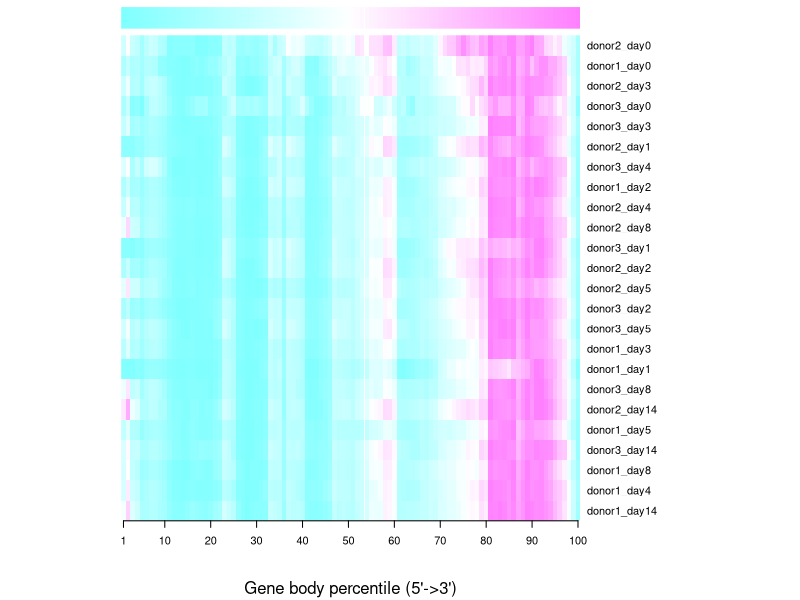
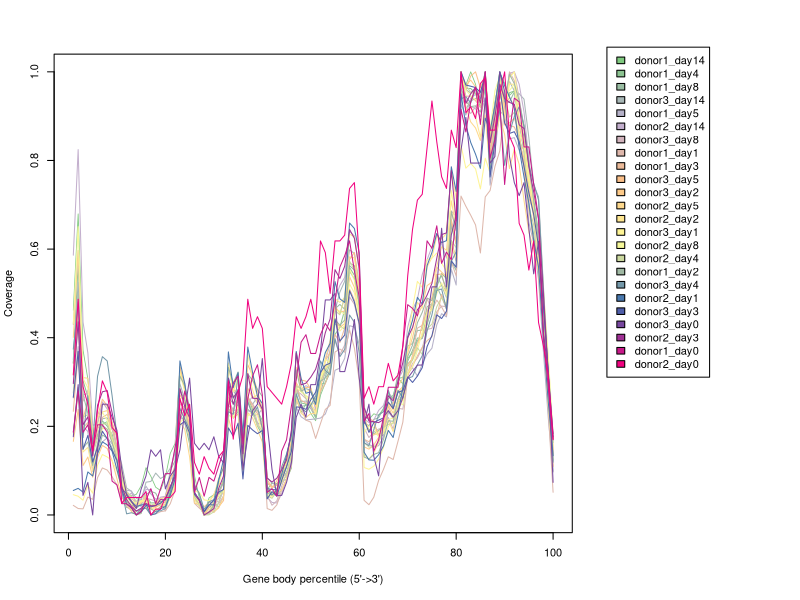

Here is the R script that generated these plots, in order:
donor1_day14 <- c(0.4620797498045348,0.6794370602032838,0.372556684910086,0.30688037529319784,0.18178264268960126,0.17591868647380765,0.20445660672400312,0.21071149335418296,0.16614542611415167,0.15089913995308835,0.08795934323690383,0.05003909304143862,0.04300234558248632,0.04652071931196247,0.0656763096168882,0.10672400312744332,0.08717748240813135,0.06254886630179828,0.055121188428459734,0.0856137607505864,0.13878029710711492,0.1614542611415168,0.3338545738858483,0.2842064112587959,0.227130570758405,0.08874120406567632,0.038702111024237686,0.0,0.03831118060985145,0.045738858483189995,0.045738858483189995,0.05707584050039093,0.2873338545738858,0.26465989053948397,0.245113369820172,0.11610633307271306,0.25879593432369036,0.23064894448788115,0.2361219702892885,0.21266614542611414,0.06293979671618452,0.04847537138389367,0.044175136825645035,0.056684910086004694,0.0797498045347928,0.1055512118842846,0.2623143080531665,0.23143080531665364,0.2501954652071931,0.2290852228303362,0.21266614542611414,0.2701329163408913,0.2978889757623143,0.33229085222830335,0.4311962470680219,0.42689601250977327,0.41985926505082094,0.5500390930414386,0.5328381548084441,0.47263487099296325,0.22243940578577012,0.21579358874120408,0.22830336200156373,0.22478498827208757,0.2400312744331509,0.27130570758405004,0.2623143080531665,0.3096168881939015,0.2955433932759969,0.35379202501954654,0.3655199374511337,0.3944487881157154,0.39913995308835026,0.4284597341673182,0.47068021892103207,0.5062548866301798,0.5199374511336982,0.5035183737294762,0.6188428459734168,0.5727130570758405,0.983580922595778,0.9702892885066459,1.0,0.9718530101641908,0.9210320562939797,0.9663799843627834,0.8623924941360438,0.9210320562939797,0.9972634870992964,0.9741985926505082,0.9468334636434714,0.9573885848318999,0.9253322908522283,0.8795934323690383,0.7869429241594996,0.7032838154808444,0.602814698983581,0.4800625488663018,0.30023455824863177,0.14112587959343237)
donor1_day4 <- c(0.342847198050818,0.5683954054994779,0.30281935259310827,0.2669683257918552,0.14653672119735467,0.18099547511312217,0.21232161503654717,0.20048729550991995,0.18203967977723634,0.13435433344935607,0.06752523494604942,0.02888966237382527,0.023668639053254437,0.014966933518969718,0.024016707274625827,0.04281239122868082,0.027149321266968326,0.027497389488339713,0.030630003480682212,0.027149321266968326,0.059519665854507485,0.08318830490776193,0.22763661677688826,0.20849286460146188,0.16011138183083884,0.044900800556909155,0.03202227636616777,0.0,0.017055342847198052,0.023320570831883047,0.04698920988513749,0.08179603202227637,0.24121127741037243,0.21893491124260356,0.23390184476157327,0.1333101287852419,0.26627218934911245,0.23807866341802994,0.20048729550991995,0.18099547511312217,0.05708318830490776,0.07205012182387747,0.07030978071702054,0.08318830490776193,0.12356421858684302,0.16289592760180996,0.29342151061608074,0.2526975287156283,0.25026105116602854,0.24643230073094327,0.22137138879220328,0.2948137835015663,0.29794639749390883,0.3216150365471632,0.4075878872258963,0.4229028889662374,0.4629307344239471,0.5583014270797076,0.5408980160111382,0.4775495997215454,0.20884093282283328,0.19352593108249216,0.18308388444135051,0.19039331709014967,0.2018795683954055,0.26209537069265576,0.2697528715628263,0.30838844413505045,0.3101287852419074,0.347372084928646,0.37138879220327187,0.39923424991298295,0.39923424991298295,0.4591019839888618,0.47406891750783153,0.514792899408284,0.5450748346675949,0.5332405151409676,0.6529759832927253,0.6115558649495301,1.0,0.9620605638705186,0.96240863209189,0.9509223807866342,0.9213365819700662,0.9878176122520014,0.8548555516881309,0.9317786286112077,0.9850330664810303,0.9262095370692656,0.9530107901148626,0.9564914723285765,0.8917507831534981,0.8538113470240167,0.7473024712843718,0.71179951270449,0.6376609815523843,0.4723285764009746,0.3042116254785938,0.16324399582318133)
donor1_day8 <- c(0.342180217503884,0.49948213360952876,0.2718798549974107,0.22928534438114967,0.1179440704298291,0.13930605903676851,0.18034697048161574,0.17361470740548937,0.1506991196271362,0.11897980321077162,0.05217503883997929,0.01696012428793371,0.014241325737959606,0.0,0.0033661315380631796,0.04596064215432418,0.053340238218539615,0.04919730709476955,0.02783531848783014,0.03702744691869498,0.09994821336095287,0.12247540134645261,0.2836613153806318,0.25737959606421545,0.22488348006214395,0.0700414293112377,0.04531330916623511,0.007120662868979803,0.02848265147591921,0.028612118073537026,0.017866390471258417,0.04246504401864319,0.2651475919212843,0.2515535991714138,0.25491973070947693,0.11664940445365096,0.2383480062143967,0.22941481097876748,0.20766442257897463,0.2040393578456758,0.05165717244950803,0.04570170895908855,0.05657690315898498,0.08182288969445883,0.09554634904194718,0.1337389953392025,0.2670895908855515,0.24482133609528742,0.24728120145002588,0.24029000517866392,0.21957534955981356,0.2767995857068876,0.312143966856551,0.34269808389435524,0.46517348524080787,0.4751424132573796,0.4640082858622475,0.5678404971517349,0.56279129984464,0.5113930605903677,0.20779388917659244,0.20157949249093735,0.2155618850336613,0.21944588296219575,0.24016053858104608,0.27602278612118075,0.2624287933713102,0.3192646297255308,0.32858622475401345,0.3810201967892284,0.38684619368203005,0.41610564474365613,0.4172708441222165,0.4698342827550492,0.4763076126359399,0.5151475919212843,0.4918436043500777,0.4655618850336613,0.5728896944588296,0.5517866390471259,0.9549456240290005,0.9163645779388918,0.934360435007768,0.9397980321077162,0.9456240290005179,1.0,0.8322112894873123,0.9066545831175556,0.9989642672190575,0.9272397721387882,0.9322889694458829,0.9545572242361471,0.8855515277058519,0.8190056965302952,0.7026152252718798,0.6321853961677887,0.5507509062661833,0.41973070947695496,0.2610046607975142,0.13788192646297256)
donor3_day14 <- c(0.35086277732128185,0.5250616269515201,0.2695152013147083,0.27608874281018897,0.1741988496302383,0.17748562037797863,0.21692686935086278,0.21939194741166804,0.19391947411668037,0.15283483976992604,0.114215283483977,0.06080525883319639,0.05341002465078061,0.03779786359901397,0.03204601479046836,0.07395234182415776,0.07559572719802794,0.09449465899753492,0.08216926869350863,0.08874281018898932,0.10517666392769104,0.14050944946589974,0.29580936729663104,0.26047658175842237,0.16680361544782252,0.036154478225143796,0.023007395234182416,0.0,0.007395234182415777,0.027115858668857847,0.05012325390304026,0.07395234182415776,0.30238290879211177,0.2810188989317995,0.2629416598192276,0.1199671322925226,0.2654067378800329,0.24979457682826622,0.26622843056696793,0.2325390304026294,0.08463434675431389,0.0714872637633525,0.06737880032867707,0.08627773212818406,0.09367296631059983,0.12243221035332785,0.2818405916187346,0.25554642563681185,0.257189811010682,0.24404272801972063,0.2341824157764996,0.29663105998356615,0.3196384552177486,0.3730484798685292,0.4617912900575185,0.5028759244042728,0.5275267050123253,0.5981922760887428,0.589975349219392,0.5209531635168447,0.2448644207066557,0.21281840591618734,0.20870994248151192,0.1791290057518488,0.1799506984387839,0.23171733771569433,0.22021364009860311,0.25554642563681185,0.27198027937551356,0.3410024650780608,0.35168447000821695,0.39276910435497125,0.3985209531635168,0.43303204601479045,0.46672144617912903,0.543138866064092,0.5176663927691043,0.4905505341002465,0.6614626129827444,0.6138044371405095,1.0,0.9597370583401807,0.952341824157765,0.9646672144617913,0.9301561216105176,0.9359079704190633,0.7880032867707477,0.8841413311421529,0.9441248972884141,0.9317995069843878,0.9786359901396877,0.9572719802793755,0.9506984387838948,0.9383730484798686,0.8512736236647493,0.7444535743631882,0.7181594083812654,0.5168447000821693,0.3163516844700082,0.09695973705834018)
donor1_day5 <- c(0.26402439024390245,0.3798780487804878,0.19908536585365855,0.18841463414634146,0.09847560975609757,0.14268292682926828,0.1649390243902439,0.17408536585365852,0.16067073170731708,0.13628048780487806,0.0871951219512195,0.05579268292682927,0.05396341463414634,0.02103658536585366,0.0375,0.0649390243902439,0.0475609756097561,0.03567073170731707,0.0375,0.0399390243902439,0.0798780487804878,0.08658536585365853,0.22408536585365854,0.2070121951219512,0.1795731707317073,0.027439024390243903,0.02225609756097561,0.0,0.002134146341463415,0.02804878048780488,0.03689024390243902,0.05457317073170732,0.2554878048780488,0.2375,0.2634146341463415,0.12042682926829268,0.23658536585365852,0.22926829268292684,0.22560975609756098,0.23932926829268292,0.07042682926829268,0.06524390243902439,0.05914634146341463,0.07713414634146341,0.0798780487804878,0.138109756097561,0.2426829268292683,0.22164634146341464,0.21432926829268292,0.21554878048780488,0.21676829268292683,0.21859756097560976,0.2277439024390244,0.25670731707317074,0.32652439024390245,0.33140243902439026,0.35335365853658535,0.4271341463414634,0.4240853658536585,0.38414634146341464,0.1704268292682927,0.15945121951219512,0.15335365853658536,0.15640243902439024,0.17560975609756097,0.236890243902439,0.21676829268292683,0.26158536585365855,0.2914634146341463,0.3222560975609756,0.3323170731707317,0.313109756097561,0.3402439024390244,0.36341463414634145,0.37621951219512195,0.4292682926829268,0.45426829268292684,0.44695121951219513,0.5545731707317073,0.5189024390243903,0.9265243902439024,0.9024390243902439,0.9405487804878049,0.949390243902439,0.9521341463414634,1.0,0.7442073170731708,0.8219512195121951,0.9115853658536586,0.9003048780487805,0.848780487804878,0.8515243902439025,0.823170731707317,0.7884146341463415,0.6603658536585366,0.613719512195122,0.5307926829268292,0.3692073170731707,0.2198170731707317,0.09939024390243903)
donor2_day14 <- c(0.5862335653518949,0.8244392884764115,0.4354215003866976,0.365815931941222,0.2026295436968291,0.20417633410672853,0.2552204176334107,0.23897911832946636,0.19296210363495747,0.17981438515081208,0.08778035576179427,0.04021655065738593,0.04988399071925754,0.029002320185614848,0.018561484918793503,0.057617942768754836,0.05723124516627997,0.02668213457076566,0.04021655065738593,0.04215003866976025,0.09280742459396751,0.14965197215777262,0.32327919566898683,0.29737045630317094,0.22583139984532097,0.05568445475638051,0.01894818252126837,0.0,0.019721577726218097,0.035189481825212685,0.02822892498066512,0.05568445475638051,0.3109048723897912,0.26643464810518175,0.262954369682908,0.09087393658159319,0.2536736272235112,0.2672080433101315,0.2525135344160866,0.23820572312451663,0.03982985305491106,0.02822892498066512,0.027068832173240527,0.04795050270688322,0.08236658932714618,0.12026295436968291,0.27842227378190254,0.2819025522041763,0.2919566898685228,0.285769528228925,0.23665893271461716,0.3139984532095901,0.34880123743232794,0.38592420726991494,0.4868522815158546,0.5181747873163186,0.5359628770301624,0.6395978344934261,0.6295436968290796,0.5494972931167826,0.21732405259087392,0.20843000773395204,0.21423047177107502,0.23588553750966745,0.2470997679814385,0.2819025522041763,0.24903325599381285,0.30549110595514306,0.32559938128383603,0.4238205723124517,0.46403712296983757,0.48646558391337974,0.5425367362722351,0.5757927300850735,0.6051817478731631,0.6345707656612529,0.611368909512761,0.5796597061098221,0.6860015467904099,0.6736272235112142,0.9969064191802011,0.9381283836040216,0.9218870843000774,0.9168600154679041,0.8982985305491106,0.9439288476411446,0.8306264501160093,0.925754060324826,0.9934261407579273,0.9118329466357309,0.9969064191802011,1.0,0.9721577726218097,0.9091260634184068,0.8012374323279196,0.6995359628770301,0.6268368136117556,0.4361948955916473,0.2594740912606342,0.10982211910286156)
donor3_day8 <- c(0.4299363057324841,0.5971337579617835,0.2567675159235669,0.2818471337579618,0.14848726114649682,0.2089968152866242,0.25039808917197454,0.24721337579617833,0.20780254777070065,0.15565286624203822,0.07643312101910828,0.03861464968152866,0.02945859872611465,0.016321656050955414,0.027070063694267517,0.037420382165605094,0.03503184713375796,0.03105095541401274,0.02587579617834395,0.009156050955414012,0.046576433121019105,0.07842356687898089,0.25796178343949044,0.23487261146496816,0.1942675159235669,0.04777070063694268,0.03622611464968153,0.0,0.0035828025477707007,0.018710191082802547,0.025477707006369428,0.04259554140127388,0.24761146496815287,0.2340764331210191,0.2392515923566879,0.09832802547770701,0.2587579617834395,0.25119426751592355,0.2070063694267516,0.18789808917197454,0.04339171974522293,0.021894904458598725,0.03184713375796178,0.06488853503184713,0.09474522292993631,0.11226114649681529,0.2802547770700637,0.2726910828025478,0.2623407643312102,0.24203821656050956,0.2269108280254777,0.2906050955414013,0.32802547770700635,0.34673566878980894,0.39331210191082805,0.36186305732484075,0.383359872611465,0.49203821656050956,0.4753184713375796,0.42953821656050956,0.1962579617834395,0.1747611464968153,0.18710191082802546,0.19386942675159236,0.1962579617834395,0.22014331210191082,0.19347133757961785,0.24084394904458598,0.23885350318471338,0.3144904458598726,0.34195859872611467,0.35429936305732485,0.3765923566878981,0.41878980891719747,0.4211783439490446,0.4585987261146497,0.4713375796178344,0.47014331210191085,0.6102707006369427,0.5744426751592356,0.9609872611464968,0.9167993630573248,0.9060509554140127,0.9211783439490446,0.9390923566878981,0.9872611464968153,0.8081210191082803,0.9072452229299363,0.9876592356687898,0.9203821656050956,0.990843949044586,1.0,0.9402866242038217,0.8710191082802548,0.7563694267515924,0.6851114649681529,0.5963375796178344,0.44546178343949044,0.3109076433121019,0.14251592356687898)
donor1_day1 <- c(0.021598569266749208,0.014513688265235934,0.013757050488375293,0.04037694318338148,0.035218049250240746,0.08419314898885678,0.10613564451781538,0.10125189159444214,0.08632549181455496,0.06795982941257395,0.03129728986105379,0.01946622644105104,0.010730499380932727,0.008323015545467051,0.013206768468840282,0.018159306644655385,0.0,0.0023386985830237995,0.007428807263722658,0.009286009079653322,0.02524418764616866,0.055922410235245565,0.2509286009079653,0.24219287384784702,0.19204842481771908,0.026275966432796807,0.015476681799422205,0.006121887467327005,0.004058329894070711,0.011555922410235245,0.046705186408034116,0.07483835465676159,0.2626908790755262,0.23194387123400742,0.26736827624157383,0.11239510249002614,0.26351630210482874,0.24975925161645343,0.2346264960792406,0.20559911954876875,0.014444903012794058,0.010386573118723345,0.02276791855826111,0.05619755124501307,0.08020360434722795,0.10854312835328106,0.25877011968633923,0.24061081304168386,0.21399092034667766,0.20945109368551382,0.1727197688815518,0.20621818682074564,0.2381345439537763,0.24735176778098775,0.3676571743018297,0.3744669142935755,0.3672444627871784,0.4174576970697482,0.37653047186683175,0.3041683862979777,0.0330169211721007,0.02311184482047049,0.03996423166873023,0.07793369101664603,0.1028339524006053,0.13131104691154216,0.12512037419177327,0.16639152565689916,0.20958866419039757,0.3149676709313523,0.3611225753198514,0.42165359746870273,0.42763791443114596,0.48816893657999727,0.46209932590452607,0.4848672444627872,0.4692529921584812,0.44958040996010457,0.5715366625395515,0.5392763791443115,0.7196313110469116,0.6967258219837666,0.676502957765855,0.6544228917320126,0.5912092447379282,0.7178428944834228,0.732219012243775,0.786215435410648,0.8216398404182144,0.9160819920209107,1.0,0.9800522767918558,0.8790755262071812,0.8405557848397304,0.7866969321777411,0.6817306369514377,0.5727060118310634,0.4208281744394002,0.23558948961342688,0.051176227816756084)
donor1_day3 <- c(0.2339168951697954,0.36532377135625393,0.19616114743724952,0.20860577937144062,0.13288335794136258,0.1925754060324826,0.22020670744568657,0.22695633832524784,0.19848133305209872,0.1487028053153343,0.07930816283484497,0.04745834212191521,0.038599451592491035,0.02383463404345075,0.027842227378190254,0.039021303522463614,0.02109259649862898,0.018350558953807213,0.02235815228854672,0.02299093018350559,0.04408352668213457,0.060957603881037756,0.24172115587428813,0.21451170639105674,0.17696688462349716,0.04429445264712086,0.03585741404766927,0.0,0.02109259649862898,0.026154819658299938,0.04429445264712086,0.05357519510651761,0.26450116009280744,0.21851929972579626,0.2280109681501793,0.11157983547774732,0.2678759755325881,0.24340856359417845,0.22843282008015187,0.19489559164733178,0.06053575195106518,0.0476692680869015,0.05294241721155874,0.07930816283484497,0.10841594600295297,0.1512339168951698,0.29318709133094284,0.2590170850031639,0.25226745412360263,0.2505800464037123,0.2339168951697954,0.279476903606834,0.2961400548407509,0.329677283273571,0.4075089643535119,0.3889474794347184,0.42206285593756593,0.50938620544189,0.48491879350348027,0.4290234127821135,0.17106095760388104,0.16515503058426492,0.18266188567812697,0.18245095971314068,0.1862476270828939,0.24615060113900022,0.21704281797089223,0.2501581944737397,0.2678759755325881,0.3159670955494621,0.33516135836321453,0.35899599240666524,0.37840118118540395,0.3931659987344442,0.40223581522885465,0.44568656401603035,0.49778527736764394,0.46488082682978277,0.6182240033748154,0.578569921957393,1.0,0.9449483231385783,0.9453701750685509,0.9348238768192364,0.9194262813752373,0.9698375870069605,0.7894958869436828,0.8698586796034592,0.9523307319130985,0.8995992406665261,0.8793503480278422,0.875553680658089,0.850031638894748,0.7954018139632989,0.7144062434085636,0.6850875342754693,0.6085214089854462,0.4562328622653449,0.3220839485340645,0.17317021725374393)
donor3_day5 <- c(0.3170324427480916,0.4568225190839695,0.2163645038167939,0.25787213740458015,0.1610209923664122,0.22232824427480916,0.2612118320610687,0.24594465648854963,0.2096851145038168,0.17342557251908397,0.09899809160305344,0.051288167938931296,0.032919847328244274,0.0,0.005486641221374045,0.033635496183206104,0.01407442748091603,0.016698473282442748,0.025763358778625955,0.021708015267175574,0.08015267175572519,0.11187977099236641,0.33468511450381677,0.2814885496183206,0.18773854961832062,0.04126908396946565,0.025047709923664122,0.0,0.019083969465648856,0.005486641221374045,0.018368320610687022,0.03244274809160305,0.33587786259541985,0.28315839694656486,0.27552480916030536,0.1447996183206107,0.3389790076335878,0.3151240458015267,0.28125,0.2361641221374046,0.07919847328244274,0.06321564885496184,0.06679389312977099,0.0961354961832061,0.11951335877862596,0.16555343511450382,0.36688931297709926,0.30462786259541985,0.30200381679389315,0.28411259541984735,0.24427480916030533,0.28435114503816794,0.34804389312977096,0.36712786259541985,0.46541030534351147,0.45873091603053434,0.4599236641221374,0.576574427480916,0.5923187022900763,0.5102576335877863,0.23043893129770993,0.21946564885496184,0.21063931297709923,0.17724236641221375,0.20109732824427481,0.25405534351145037,0.23759541984732824,0.2791030534351145,0.28912213740458015,0.3389790076335878,0.3530534351145038,0.38311068702290074,0.42986641221374045,0.4580152671755725,0.491412213740458,0.5424618320610687,0.5438931297709924,0.5002385496183206,0.6672232824427481,0.6123568702290076,0.9842557251908397,0.9606393129770993,0.9904580152671756,1.0,0.9637404580152672,0.9945133587786259,0.8148854961832062,0.8945610687022901,0.9895038167938931,0.8802480916030534,0.884780534351145,0.8952767175572519,0.8640267175572519,0.7829198473282443,0.6898854961832062,0.6161736641221374,0.5472328244274809,0.40911259541984735,0.2645515267175573,0.10949427480916031)
donor3_day2 <- c(0.16607225926500233,0.2380213986664599,0.11149015351217242,0.13071794076601023,0.08512947743836254,0.13040781516514188,0.15692355403938596,0.14994572801984804,0.12280973794386726,0.08171809582881066,0.03985113971158319,0.024499922468599784,0.007908202822142968,0.0,0.009303768026050551,0.016591719646456816,0.016436656846022638,0.024810048069468134,0.03674988370289967,0.03985113971158319,0.07846177701969298,0.10187625988525353,0.27104977515893935,0.2518219879051016,0.20049620096138937,0.04744921693285781,0.029306869282059233,0.018607536052101102,0.028376492479454177,0.04667390293068693,0.07055357419755001,0.07179407660102341,0.2919832532175531,0.2668630795472166,0.2778725383780431,0.12218948674213057,0.2857807412001861,0.2643820747402698,0.2708947123585052,0.23662583346255234,0.07458520700883858,0.06000930376802605,0.07722127461621957,0.10110094588308265,0.13164831756861528,0.146379283609862,0.2986509536362227,0.27833772677934565,0.28779655760583034,0.28717630640409364,0.24546441308730035,0.2966351372305784,0.3304388277252287,0.34516979376647544,0.44270429523957205,0.42378663358660257,0.43169483640874556,0.5376027291052876,0.5137230578384245,0.4499922468599783,0.15382229803070244,0.14855016281594047,0.157853930841991,0.1752209644906187,0.20297720576833617,0.24810048069468135,0.25166692510466737,0.29120793921538224,0.3082648472631416,0.3651728950224841,0.40037215072104204,0.44968212125910995,0.4723212901224996,0.5175996278492789,0.5253527678709877,0.5591564583656381,0.5479919367343774,0.5369824779035509,0.6853775779190572,0.6425802449992247,0.988525352767871,0.9694526283144673,0.9813924639478989,0.9661963095053496,0.926810358195069,0.9793766475422546,0.8592029772057683,0.924174290587688,1.0,0.9243293533881222,0.9416963870367498,0.9230888509846488,0.8376492479454178,0.8057063110559777,0.7367033648627694,0.6700263606760738,0.6055202356954567,0.46642890370600093,0.31338191967746937,0.14792991161420374)
donor2_day5 <- c(0.4005891016200295,0.5964653902798233,0.31001472754050075,0.3085419734904271,0.18114874815905743,0.22017673048600883,0.23232695139911635,0.23564064801178203,0.16863033873343153,0.12334315169366716,0.0821060382916053,0.03755522827687776,0.030927835051546393,0.021723122238586155,0.027982326951399118,0.04344624447717231,0.02025036818851252,0.023932253313696614,0.03718703976435935,0.02614138438880707,0.04197349042709867,0.07179675994108983,0.20986745213549338,0.19293078055964655,0.13070692194403535,0.02687776141384389,0.023564064801178203,0.0,0.013254786450662739,0.007731958762886598,0.015463917525773196,0.042341678939617086,0.21796759941089838,0.18225331369661266,0.19882179675994108,0.1012518409425626,0.23048600883652431,0.2187039764359352,0.19256259204712814,0.16494845360824742,0.04013254786450663,0.04491899852724595,0.048600883652430045,0.05706921944035346,0.08100147275405008,0.13733431516936673,0.2650957290132548,0.22974963181148747,0.22017673048600883,0.22864506627393225,0.22901325478645065,0.28902798232695137,0.35235640648011785,0.3939617083946981,0.4723858615611193,0.4543446244477172,0.4896907216494845,0.5824742268041238,0.5798969072164949,0.5003681885125184,0.22459499263622976,0.18924889543446244,0.18041237113402062,0.1877761413843888,0.19918998527245949,0.24889543446244478,0.22974963181148747,0.25810014727540503,0.25736377025036816,0.31443298969072164,0.35751104565537556,0.3858615611192931,0.40463917525773196,0.43888070692194403,0.4723858615611193,0.561119293078056,0.605301914580265,0.5972017673048601,0.7087628865979382,0.6494845360824743,1.0,0.9204712812960235,0.8869661266568483,0.8733431516936672,0.8449926362297496,0.9024300441826215,0.7750368188512519,0.8457290132547864,0.8987481590574374,0.8582474226804123,0.7816642120765832,0.8258468335787923,0.7912371134020618,0.7098674521354934,0.6380706921944035,0.6005154639175257,0.5504418262150221,0.4112665684830633,0.27356406480117823,0.13512518409425625)
donor2_day2 <- c(0.18183665176757416,0.2783421373425437,0.142015440877692,0.152377082486794,0.09914668833807395,0.1531897602600569,0.1956521739130435,0.1942299878098334,0.1678179601787891,0.1468915075172694,0.076188541243397,0.035757822023567656,0.01259650548557497,0.019301097114993906,0.028850060950832996,0.033319788703778955,0.013612352702153597,0.019707436001625354,0.02783421373425437,0.01950426655830963,0.04388459975619667,0.08939455505891913,0.3240552620885819,0.2891101178382771,0.2133279154815116,0.034945144250304754,0.020520113774888257,0.0,0.0058919138561560344,0.03027224705404307,0.0682649329540837,0.11113368549370174,0.3429500203169443,0.2809833401056481,0.30190979276716784,0.16416091019910606,0.3203982121088988,0.28240552620885817,0.25050792360828933,0.2352702153596099,0.051198699715562776,0.047338480292563996,0.05810646078829744,0.09000406338886631,0.12068264932954084,0.17147501015847216,0.3329947175944738,0.2905323039414872,0.27813896789922793,0.2828118650954896,0.2494920763917107,0.31409995936611135,0.33502641202763106,0.3466070702966274,0.48740349451442505,0.47988622511174317,0.4904510361641609,0.6336854937017472,0.6275904104022755,0.5544494108086144,0.13592035757822024,0.12535554652580252,0.1395774075579033,0.16395774075579034,0.19077610727346608,0.21251523770824868,0.18813490451036163,0.23080048760666397,0.26757415684681024,0.36733035351483134,0.4189353921170256,0.47988622511174317,0.46647704185290534,0.5595286468915075,0.580658268996343,0.6288094270621698,0.6225111743193824,0.6355140186915887,0.7765136123527021,0.7133279154815115,1.0,0.9329540837058107,0.9217797643234458,0.8973994311255588,0.8527021535960991,0.9292970337261276,0.8370581064607883,0.9128403088175538,0.9833401056481105,0.9045103616416091,0.9723689557090613,0.9717594473791141,0.8969930922389273,0.8262901259650548,0.752945956928078,0.681227143437627,0.6052417716375457,0.43600162535554654,0.2887037789516457,0.15583096302316132)
donor3_day1 <- c(0.04572738186183564,0.04223507584852123,0.03317690712648696,0.06679035250463822,0.04911055331223398,0.11229946524064172,0.1364182036450944,0.13085234093637454,0.12266724871766889,0.0989850485648805,0.059150933100512934,0.041907672159773,0.030666812179417222,0.027174506166102806,0.031212484993997598,0.027720178980683182,0.0,0.011568263669104005,0.01680672268907563,0.017461530066572084,0.03808796245771036,0.06526246862381316,0.3187820582778566,0.27862053912474083,0.21062970642802575,0.054676416020953834,0.05129324457055549,0.03394084906689949,0.03230383062315836,0.04343555604059806,0.08272399869038524,0.11295427261813816,0.33995416348357527,0.2769835206809997,0.313543599257885,0.17101386008949035,0.36189021062970644,0.3053585070391793,0.26716141001855287,0.24020517297828223,0.050747571755975114,0.03972498090145149,0.055658627087198514,0.08654370839244789,0.10869802466441122,0.13969224053257667,0.3289315726290516,0.2782931354359926,0.2683618902106297,0.25395612790570776,0.22809123649459784,0.29630033831714503,0.3507584852122667,0.3423551238677289,0.4427589217505184,0.41492960820691915,0.4276983520681,0.554949252428244,0.5293026301429663,0.45367237804212596,0.10706100622067008,0.10313216195569137,0.1101167739823202,0.125723016479319,0.15169704245334498,0.20004365382516642,0.21030230273927752,0.25657535741569354,0.2930263014296628,0.3935392338753683,0.46687766015497106,0.5271199388846448,0.5138055222088835,0.5760122230710466,0.579395394521445,0.5911819273163811,0.5681545345410892,0.5510204081632653,0.7319655134781186,0.6628833351522427,0.8342245989304813,0.7826039506711776,0.793408272399869,0.7810760667903525,0.7358943577430972,0.8051948051948052,0.7719087635054022,0.8565971843282768,0.9340827239986904,0.8875914001964422,0.9866855833242388,1.0,0.9201134999454327,0.8680563134344647,0.7637236712866965,0.6963876459674779,0.5688093419185856,0.42115027829313545,0.2475171886936593,0.12561388191640294)
donor2_day8 <- c(0.4321480406386067,0.6505805515239478,0.30805515239477504,0.28737300435413643,0.15275761973875182,0.19847605224963716,0.23149492017416545,0.21335268505079827,0.1748911465892598,0.13896952104499274,0.08236574746008708,0.045718432510885344,0.02358490566037736,0.027576197387518143,0.03265602322206096,0.03374455732946299,0.012336719883889695,0.013788098693759071,0.016690856313497822,0.017779390420899856,0.04100145137880987,0.0634978229317852,0.2086357039187228,0.21915820029027577,0.18142235123367198,0.038824383164005806,0.028664731494920173,0.0,0.006168359941944848,0.020319303338171262,0.04426705370101597,0.05224963715529753,0.22496371552975328,0.2202467343976778,0.24455732946298983,0.10014513788098693,0.22351233671988388,0.23367198838896952,0.22423802612481858,0.18214804063860668,0.04281567489114659,0.04644412191582003,0.059869375907111756,0.07220609579100146,0.10885341074020319,0.13751814223512338,0.28773584905660377,0.2779390420899855,0.26959361393323655,0.26197387518142234,0.2576197387518142,0.3153120464441219,0.32474600870827286,0.35522496371552975,0.46226415094339623,0.45972423802612483,0.4528301886792453,0.521044992743106,0.5010885341074021,0.4462989840348331,0.18613933236574745,0.20065312046444123,0.19738751814223512,0.17597968069666184,0.18396226415094338,0.21516690856313497,0.2187953555878084,0.25362844702467346,0.24854862119013063,0.3211175616835994,0.33490566037735847,0.37155297532656023,0.4132801161103048,0.45718432510885343,0.46262699564586357,0.49963715529753266,0.5239477503628447,0.4941944847605225,0.6077648766328012,0.5805515239477503,0.989477503628447,0.9589985486211902,0.9462989840348331,0.9375907111756169,0.933599419448476,1.0,0.8690130624092888,0.9571843251088534,0.9905660377358491,0.9444847605224964,0.9579100145137881,0.9716981132075472,0.8621190130624092,0.8388969521044993,0.7525399129172714,0.7158925979680697,0.6767053701015965,0.5087082728592163,0.3599419448476052,0.18105950653120464)
donor2_day4 <- c(0.27565502183406115,0.4383187772925764,0.22161572052401746,0.22570960698689957,0.13646288209606988,0.17248908296943233,0.20496724890829696,0.2060589519650655,0.17521834061135372,0.1476528384279476,0.08296943231441048,0.05322052401746725,0.0412117903930131,0.03084061135371179,0.039847161572052404,0.043668122270742356,0.021834061135371178,0.026473799126637554,0.024017467248908297,0.02920305676855895,0.04967248908296943,0.0728711790393013,0.23062227074235808,0.2328056768558952,0.1806768558951965,0.04066593886462882,0.023198689956331876,0.0,0.0002729257641921397,0.007096069868995633,0.028657205240174673,0.060316593886462884,0.2368995633187773,0.2278930131004367,0.23771834061135372,0.11244541484716157,0.25736899563318777,0.2300764192139738,0.20114628820960698,0.19104803493449782,0.0425764192139738,0.03766375545851528,0.05294759825327511,0.0728711790393013,0.0892467248908297,0.13509825327510916,0.2906659388646288,0.2862991266375546,0.26282751091703055,0.2486353711790393,0.25382096069869,0.3010371179039301,0.326146288209607,0.34088427947598254,0.46097161572052403,0.45169213973799127,0.49399563318777295,0.5728711790393013,0.5534934497816594,0.4759825327510917,0.1634825327510917,0.15311135371179038,0.1539301310043668,0.1634825327510917,0.19787117903930132,0.20442139737991266,0.2060589519650655,0.2423580786026201,0.2726528384279476,0.33487991266375544,0.3490720524017467,0.3771834061135371,0.3624454148471616,0.4203056768558952,0.4306768558951965,0.4702510917030568,0.49072052401746724,0.4751637554585153,0.6192685589519651,0.6031659388646288,1.0,0.9707969432314411,0.9533296943231441,0.9506004366812227,0.9271288209606987,0.9969978165938864,0.7827510917030568,0.8665393013100436,0.972707423580786,0.94514192139738,0.8979257641921398,0.9085698689956332,0.8452510917030568,0.8209606986899564,0.6940502183406113,0.6547489082969432,0.5556768558951966,0.4093886462882096,0.2685589519650655,0.17494541484716158)
donor1_day2 <- c(0.18751722237531002,0.287544778175806,0.15045467070818408,0.1649214659685864,0.11160099200881786,0.16133921190410583,0.2019840176357123,0.19330394047947091,0.16395701295122622,0.12386332322953982,0.06379167814825021,0.030449159548084873,0.016257922292642602,0.008266740148801324,0.011711215210801873,0.026591347478644254,0.013915679250482227,0.0071645081289611464,0.01901350234224304,0.019426839349683107,0.05387158996968862,0.08611187655001377,0.3135850096445302,0.2914025902452466,0.24083769633507854,0.050151556902728024,0.032240286580325156,0.0,0.005924497106640948,0.021769082391843483,0.05400936897216864,0.07343620832185176,0.3327362909892532,0.2974648663543676,0.32267842380821166,0.13281895839074126,0.3178561587214109,0.3036649214659686,0.2835491871038854,0.26729126481124277,0.049049324882887844,0.04505373381096721,0.05552493799944888,0.08845411959217415,0.10856985395425738,0.1555524937999449,0.3275006888950124,0.2794158170294847,0.2850647561311656,0.281206944061725,0.25957564067236155,0.3017360154312483,0.3095894185726095,0.32322953981813174,0.4404794709286305,0.4286304767153486,0.4397905759162304,0.56268944612841,0.5524937999448885,0.47285753651143564,0.13075227335354092,0.12606778726922016,0.13653899145770185,0.14053458252962248,0.17029484706530726,0.212593000826674,0.21135298980435382,0.2610912096996418,0.2831358500964453,0.35767429043813725,0.38343896390190135,0.4337282998071094,0.45715073022871316,0.4895287958115183,0.48360429870487737,0.524937999448884,0.5395425737117663,0.5100578671810416,0.6851749793331496,0.6417745935519427,0.9636263433452742,0.9329016257922292,0.9216037475888674,0.9232570956186277,0.9090658583631854,0.9615596583080739,0.8416919261504546,0.9137503444475062,1.0,0.9324882887847892,0.9947643979057592,0.9732708735188758,0.9346927528244695,0.8775144667952604,0.799944888399008,0.7077707357398733,0.6162854780931386,0.4601818682832736,0.29470928630476717,0.12317442821713971)
donor3_day4 <- c(0.3741447605329492,0.4800144040331293,0.17428880086424198,0.268995318689233,0.1598847677349658,0.3129276197335254,0.3572200216060497,0.34749729924378825,0.2693554195174649,0.17969031328772056,0.05401512423478574,0.0025207057976233344,0.005041411595246669,0.0014404033129276198,0.013683831472812387,0.015124234785740008,0.0,0.008282319049333813,0.009362621534029529,0.014764133957508103,0.04933381346777098,0.11163125675189053,0.2398271516024487,0.21606049693914295,0.19301404393230104,0.0662585523946705,0.04861361181130717,0.012603528988116673,0.029528267915016206,0.03456967951026287,0.08102268635217862,0.10694994598487577,0.2329852358660425,0.22722362261433202,0.3136478213899892,0.16564638098667628,0.2553114872164206,0.22506301764494058,0.24414836154123154,0.19553474972992438,0.0583363341735686,0.045012603528988115,0.05545552754771336,0.10875045012603529,0.1375585163845877,0.17788980914656105,0.27331652862801586,0.2416276557436082,0.2326251350378106,0.24774936982355059,0.2682751170327692,0.34749729924378825,0.3262513503781059,0.3161685271876125,0.39791141519625495,0.3572200216060497,0.3737846597047173,0.45120633777457686,0.43464169967590927,0.3647821389989197,0.16312567518905294,0.15628375945264675,0.19265394310406914,0.22578321930140438,0.2329852358660425,0.28087864602088586,0.2401872524306806,0.28123874684911776,0.2635938062657544,0.3086064097947425,0.3122074180770616,0.33885487936622255,0.3593806265754411,0.4151962549513864,0.45156643860280876,0.5066618653222903,0.5099027727763774,0.46416996759092544,0.572200216060497,0.5941663665826431,0.939142960028808,0.9438242707958229,0.9297803384947786,0.9629096146921138,0.9387828592005761,1.0,0.7742167806985956,0.85631976953547,0.9175369103348938,0.7889809146561038,0.8620813827871804,0.8991717680950666,0.9211379186172128,0.8764854159164566,0.7889809146561038,0.7486496218941303,0.7104789341015484,0.5084623694634498,0.3186892329852359,0.11919337414476053)
donor2_day1 <- c(0.05522990751595675,0.060049498502019016,0.05158264947245018,0.09704311580044288,0.08792497069167643,0.13833528722157093,0.16503842646867267,0.15800442881333854,0.14393643350267032,0.10251400286570275,0.05926794320698189,0.047544613781425035,0.03126221180148495,0.019017845512570013,0.022404585124397552,0.02422821414615084,0.0,0.0028657027484694543,0.013937736094828708,0.01875732708089097,0.043767096522078934,0.0814120098997004,0.3476618470756806,0.2959489383873909,0.2196170379054318,0.04611176240719031,0.03321610003907777,0.007294516087013156,0.023186140419434675,0.022534844340237073,0.07750423342451479,0.1255698840692979,0.36798228474664585,0.28748208935782205,0.3210889670444184,0.17949719942685946,0.37892405887716557,0.3206981893968998,0.26781294776605447,0.2515305457861144,0.059398202422821414,0.05757457340106813,0.05653249967435196,0.09157222873518302,0.13429725153054578,0.1841865311970822,0.3688940992575225,0.3083235638921454,0.27471668620554907,0.27784290738569756,0.24957665754852157,0.3238244105770483,0.3665494333724111,0.3873909079067344,0.526638009639182,0.4876905041031653,0.47961443272111504,0.6588511137162955,0.6464764882115409,0.5916373583431028,0.14172202683339846,0.1242672919109027,0.12348573661586557,0.13599062133645956,0.15565976292822717,0.19082975120489776,0.1748078676566367,0.2258694802657288,0.28748208935782205,0.4025009769441188,0.4396248534583822,0.49107724371499284,0.47583691546176893,0.5628500716425687,0.5922886544223004,0.6352741956493422,0.6145629803308584,0.6189917936694022,0.7857235899439885,0.7299726455646737,0.9501107203334636,0.8789891884850853,0.8406929790282662,0.814120098997004,0.7822065911163215,0.8955321088967044,0.8668750814120099,0.9239286179497199,1.0,0.9687377881985151,0.9434675003256481,0.9174156571577439,0.8271460205809561,0.7626677087403934,0.703269506317572,0.6191220528852416,0.5594633320307412,0.39924449654813077,0.25569884069297905,0.1336459554513482)
donor3_day3 <- c(0.26574202496532595,0.36893203883495146,0.1478502080443828,0.1794729542302358,0.11955617198335645,0.15284327323162275,0.18890429958391122,0.17198335644937587,0.14590846047156728,0.12343966712898752,0.056865464632454926,0.024410540915395285,0.01581137309292649,0.0,0.00665742024965326,0.02163661581137309,0.018307905686546465,0.02163661581137309,0.02662968099861304,0.03744798890429958,0.060471567267683775,0.09292649098474341,0.20360610263522885,0.21081830790568654,0.18474341192787794,0.050208044382801666,0.03467406380027739,0.007766990291262136,0.02246879334257975,0.03300970873786408,0.05159500693481276,0.05742024965325936,0.19639389736477114,0.17780859916782246,0.2072122052704577,0.08127600554785021,0.20221914008321776,0.1916782246879334,0.18335644937586684,0.19056865464632455,0.03633841886269071,0.052704576976421634,0.04244105409153953,0.07794729542302357,0.10901525658807212,0.1434119278779473,0.24382801664355064,0.24271844660194175,0.23828016643550623,0.2599167822468793,0.2771151178918169,0.32149791955617196,0.3378640776699029,0.34257975034674065,0.44244105409153955,0.39223300970873787,0.4061026352288488,0.5059639389736477,0.48044382801664354,0.43134535367545074,0.21553398058252426,0.18640776699029127,0.20832177531206658,0.21414701803051317,0.2188626907073509,0.2546463245492372,0.24022191400832177,0.2771151178918169,0.2804438280166435,0.3115117891816921,0.29902912621359223,0.31345353675450766,0.3323162274618585,0.3800277392510402,0.4047156726768377,0.45159500693481275,0.4432732316227462,0.4599167822468793,0.5736477115117892,0.5589459084604715,1.0,0.9703190013869626,0.9675450762829404,0.9644937586685159,0.9536754507628294,0.9922330097087378,0.7625520110957004,0.840499306518724,0.965880721220527,0.8848821081830791,0.8610263522884882,0.8649098474341192,0.8424410540915396,0.7864077669902912,0.7273231622746186,0.6779472954230236,0.6058252427184466,0.47156726768377255,0.3262135922330097,0.17614424410540916)
donor3_day0 <- c(0.17647058823529413,0.29411764705882354,0.04411764705882353,0.07352941176470588,0.0,0.14705882352941177,0.25,0.25,0.22058823529411764,0.19117647058823528,0.10294117647058823,0.04411764705882353,0.029411764705882353,0.014705882352941176,0.058823529411764705,0.08823529411764706,0.14705882352941177,0.1323529411764706,0.14705882352941177,0.058823529411764705,0.08823529411764706,0.10294117647058823,0.14705882352941177,0.23529411764705882,0.3088235294117647,0.16176470588235295,0.14705882352941177,0.16176470588235295,0.14705882352941177,0.17647058823529413,0.1323529411764706,0.11764705882352941,0.3088235294117647,0.2647058823529412,0.27941176470588236,0.10294117647058823,0.17647058823529413,0.23529411764705882,0.25,0.35294117647058826,0.20588235294117646,0.10294117647058823,0.04411764705882353,0.04411764705882353,0.07352941176470588,0.11764705882352941,0.22058823529411764,0.25,0.22058823529411764,0.29411764705882354,0.29411764705882354,0.36764705882352944,0.4852941176470588,0.4852941176470588,0.5,0.3235294117647059,0.3235294117647059,0.36764705882352944,0.4411764705882353,0.3088235294117647,0.20588235294117646,0.25,0.1323529411764706,0.08823529411764706,0.22058823529411764,0.23529411764705882,0.22058823529411764,0.23529411764705882,0.2647058823529412,0.3088235294117647,0.3235294117647059,0.3382352941176471,0.3382352941176471,0.4411764705882353,0.5147058823529411,0.5147058823529411,0.6470588235294118,0.5147058823529411,0.6323529411764706,0.6764705882352942,0.8235294117647058,0.8970588235294118,0.7941176470588235,0.7941176470588235,0.7941176470588235,0.9411764705882353,0.7941176470588235,0.8088235294117647,1.0,0.9558823529411765,0.8088235294117647,0.75,0.7205882352941176,0.75,0.6470588235294118,0.5441176470588235,0.6176470588235294,0.4117647058823529,0.3235294117647059,0.07352941176470588)
donor2_day3 <- c(0.296551724137931,0.43598200899550227,0.20359820089955022,0.22128935532233884,0.1328335832083958,0.24737631184407796,0.27796101949025487,0.28065967016491755,0.23088455772113944,0.18140929535232383,0.06416791604197901,0.034782608695652174,0.019790104947526237,0.008995502248875561,0.015292353823088457,0.025787106446776613,0.020689655172413793,0.020689655172413793,0.034782608695652174,0.033883058470764615,0.06476761619190405,0.08605697151424288,0.28515742128935534,0.24437781109445278,0.21889055472263869,0.05037481259370315,0.032683658170914544,0.0,0.006596701649175412,0.0143928035982009,0.05997001499250375,0.08815592203898051,0.2995502248875562,0.2494752623688156,0.2836581709145427,0.13793103448275862,0.31904047976011995,0.263568215892054,0.2626686656671664,0.2380809595202399,0.0830584707646177,0.07436281859070465,0.0830584707646177,0.10194902548725637,0.12413793103448276,0.19130434782608696,0.3649175412293853,0.29355322338830586,0.2974512743628186,0.31094452773613196,0.32863568215892053,0.3649175412293853,0.4113943028485757,0.4425787106446777,0.5535232383808096,0.5337331334332833,0.5613193403298351,0.6443778110944528,0.624287856071964,0.5559220389805097,0.24197901049475262,0.21229385307346327,0.21049475262368816,0.20839580209895053,0.21529235382308845,0.26866566716641677,0.2575712143928036,0.3022488755622189,0.343928035982009,0.4,0.42308845577211396,0.46326836581709147,0.4752623688155922,0.4962518740629685,0.5226386806596701,0.5793103448275863,0.6326836581709145,0.6365817091454273,0.7772113943028486,0.663568215892054,0.9910044977511244,0.928935532233883,0.9505247376311844,0.9640179910044977,0.9298350824587707,1.0,0.8395802098950524,0.8992503748125937,0.9724137931034482,0.9397301349325338,0.9310344827586207,0.9268365817091454,0.8803598200899551,0.872263868065967,0.7859070464767616,0.7289355322338831,0.6668665667166417,0.49835082458770613,0.3148425787106447,0.183808095952024)
donor1_day0 <- c(0.1864406779661017,0.2796610169491525,0.1864406779661017,0.2033898305084746,0.1440677966101695,0.2033898305084746,0.2033898305084746,0.1864406779661017,0.07627118644067797,0.06779661016949153,0.025423728813559324,0.025423728813559324,0.01694915254237288,0.0,0.00847457627118644,0.03389830508474576,0.059322033898305086,0.025423728813559324,0.059322033898305086,0.09322033898305085,0.09322033898305085,0.15254237288135594,0.211864406779661,0.2796610169491525,0.23728813559322035,0.05084745762711865,0.0847457627118644,0.0423728813559322,0.0847457627118644,0.07627118644067797,0.11016949152542373,0.1440677966101695,0.2457627118644068,0.2966101694915254,0.3135593220338983,0.16101694915254236,0.2627118644067797,0.3135593220338983,0.3389830508474576,0.2711864406779661,0.05084745762711865,0.059322033898305086,0.0423728813559322,0.1440677966101695,0.1694915254237288,0.2457627118644068,0.3050847457627119,0.3898305084745763,0.4067796610169492,0.3644067796610169,0.3644067796610169,0.4067796610169492,0.4322033898305085,0.4152542372881356,0.4830508474576271,0.559322033898305,0.5847457627118644,0.6186440677966102,0.5508474576271186,0.4915254237288136,0.211864406779661,0.2288135593220339,0.1440677966101695,0.1694915254237288,0.22033898305084745,0.288135593220339,0.288135593220339,0.288135593220339,0.3813559322033898,0.4745762711864407,0.4661016949152542,0.4491525423728814,0.5,0.6186440677966102,0.6016949152542372,0.652542372881356,0.5677966101694916,0.5932203389830508,0.576271186440678,0.6694915254237288,0.9152542372881356,0.864406779661017,0.9322033898305084,0.9661016949152542,0.8813559322033898,1.0,0.8050847457627118,0.847457627118644,0.9322033898305084,0.7457627118644068,0.864406779661017,0.940677966101695,0.9322033898305084,0.8305084745762712,0.8305084745762712,0.7457627118644068,0.6694915254237288,0.4067796610169492,0.288135593220339,0.1694915254237288)
donor2_day0 <- c(0.3157894736842105,0.4868421052631579,0.2894736842105263,0.25,0.14473684210526316,0.23684210526315788,0.3026315789473684,0.27631578947368424,0.19736842105263158,0.18421052631578946,0.02631578947368421,0.039473684210526314,0.039473684210526314,0.039473684210526314,0.039473684210526314,0.05263157894736842,0.0,0.013157894736842105,0.013157894736842105,0.039473684210526314,0.039473684210526314,0.05263157894736842,0.2631578947368421,0.2236842105263158,0.25,0.11842105263157894,0.09210526315789473,0.13157894736842105,0.10526315789473684,0.09210526315789473,0.13157894736842105,0.14473684210526316,0.3026315789473684,0.17105263157894737,0.27631578947368424,0.3157894736842105,0.4868421052631579,0.42105263157894735,0.4473684210526316,0.42105263157894735,0.2894736842105263,0.27631578947368424,0.2631578947368421,0.25,0.2894736842105263,0.34210526315789475,0.4473684210526316,0.42105263157894735,0.4473684210526316,0.4868421052631579,0.4342105263157895,0.618421052631579,0.5921052631578947,0.5,0.618421052631579,0.618421052631579,0.631578947368421,0.7368421052631579,0.75,0.5789473684210527,0.2631578947368421,0.2894736842105263,0.25,0.2894736842105263,0.2894736842105263,0.34210526315789475,0.3026315789473684,0.3157894736842105,0.3815789473684211,0.5394736842105263,0.6447368421052632,0.7105263157894737,0.7236842105263158,0.8289473684210527,0.9342105263157895,0.8421052631578947,0.7631578947368421,0.7368421052631579,0.868421052631579,0.8289473684210527,1.0,0.9078947368421053,0.9210526315789473,0.8947368421052632,0.9736842105263158,0.9868421052631579,0.868421052631579,0.868421052631579,0.9473684210526315,1.0,0.8552631578947368,0.8289473684210527,0.6578947368421053,0.631578947368421,0.5526315789473685,0.618421052631579,0.4342105263157895,0.3815789473684211,0.3157894736842105,0.17105263157894737)
data_matrix <- matrix(c(donor1_day14,donor1_day4,donor1_day8,donor3_day14,donor1_day5,donor2_day14,donor3_day8,donor1_day1,donor1_day3,donor3_day5,donor3_day2,donor2_day5,donor2_day2,donor3_day1,donor2_day8,donor2_day4,donor1_day2,donor3_day4,donor2_day1,donor3_day3,donor3_day0,donor2_day3,donor1_day0,donor2_day0), byrow=T, ncol=100)
rowLabel <- c("donor1_day14","donor1_day4","donor1_day8","donor3_day14","donor1_day5","donor2_day14","donor3_day8","donor1_day1","donor1_day3","donor3_day5","donor3_day2","donor2_day5","donor2_day2","donor3_day1","donor2_day8","donor2_day4","donor1_day2","donor3_day4","donor2_day1","donor3_day3","donor3_day0","donor2_day3","donor1_day0","donor2_day0")


pdf("geneBodyCovtop20.geneBodyCoverage.heatMap.pdf")
rc <- cm.colors(ncol(data_matrix))
heatmap(data_matrix, scale=c("none"),keep.dendro=F, labRow = rowLabel ,Colv = NA,Rowv = NA,labCol=NA,col=cm.colors(256),margins = c(6, 8),ColSideColors = rc,cexRow=1,cexCol=1,xlab="Gene body percentile (5'->3')", add.expr=x_axis_expr <- axis(side=1,at=c(1,10,20,30,40,50,60,70,80,90,100),labels=c("1","10","20","30","40","50","60","70","80","90","100")))
dev.off()


pdf("geneBodyCovtop20.geneBodyCoverage.curves.pdf")
x=1:100
icolor = colorRampPalette(c("#7fc97f","#beaed4","#fdc086","#ffff99","#386cb0","#f0027f"))(24)
layout(matrix(c(1,1,1,2,1,1,1,2,1,1,1,2), 4, 4, byrow = TRUE))
plot(x,donor1_day14,type='l',xlab="Gene body percentile (5'->3')", ylab="Coverage",lwd=0.8,col=icolor[1])
lines(x,donor1_day4,type='l',col=icolor[2])
lines(x,donor1_day8,type='l',col=icolor[3])
lines(x,donor3_day14,type='l',col=icolor[4])
lines(x,donor1_day5,type='l',col=icolor[5])
lines(x,donor2_day14,type='l',col=icolor[6])
lines(x,donor3_day8,type='l',col=icolor[7])
lines(x,donor1_day1,type='l',col=icolor[8])
lines(x,donor1_day3,type='l',col=icolor[9])
lines(x,donor3_day5,type='l',col=icolor[10])
lines(x,donor3_day2,type='l',col=icolor[11])
lines(x,donor2_day5,type='l',col=icolor[12])
lines(x,donor2_day2,type='l',col=icolor[13])
lines(x,donor3_day1,type='l',col=icolor[14])
lines(x,donor2_day8,type='l',col=icolor[15])
lines(x,donor2_day4,type='l',col=icolor[16])
lines(x,donor1_day2,type='l',col=icolor[17])
lines(x,donor3_day4,type='l',col=icolor[18])
lines(x,donor2_day1,type='l',col=icolor[19])
lines(x,donor3_day3,type='l',col=icolor[20])
lines(x,donor3_day0,type='l',col=icolor[21])
lines(x,donor2_day3,type='l',col=icolor[22])
lines(x,donor1_day0,type='l',col=icolor[23])
lines(x,donor2_day0,type='l',col=icolor[24])
par(mar=c(1,0,2,1))
plot.new()
legend(0,1,fill=icolor[1:24],legend=c('donor1_day14','donor1_day4','donor1_day8','donor3_day14','donor1_day5','donor2_day14','donor3_day8','donor1_day1','donor1_day3','donor3_day5','donor3_day2','donor2_day5','donor2_day2','donor3_day1','donor2_day8','donor2_day4','donor1_day2','donor3_day4','donor2_day1','donor3_day3','donor3_day0','donor2_day3','donor1_day0','donor2_day0'))
dev.off()
